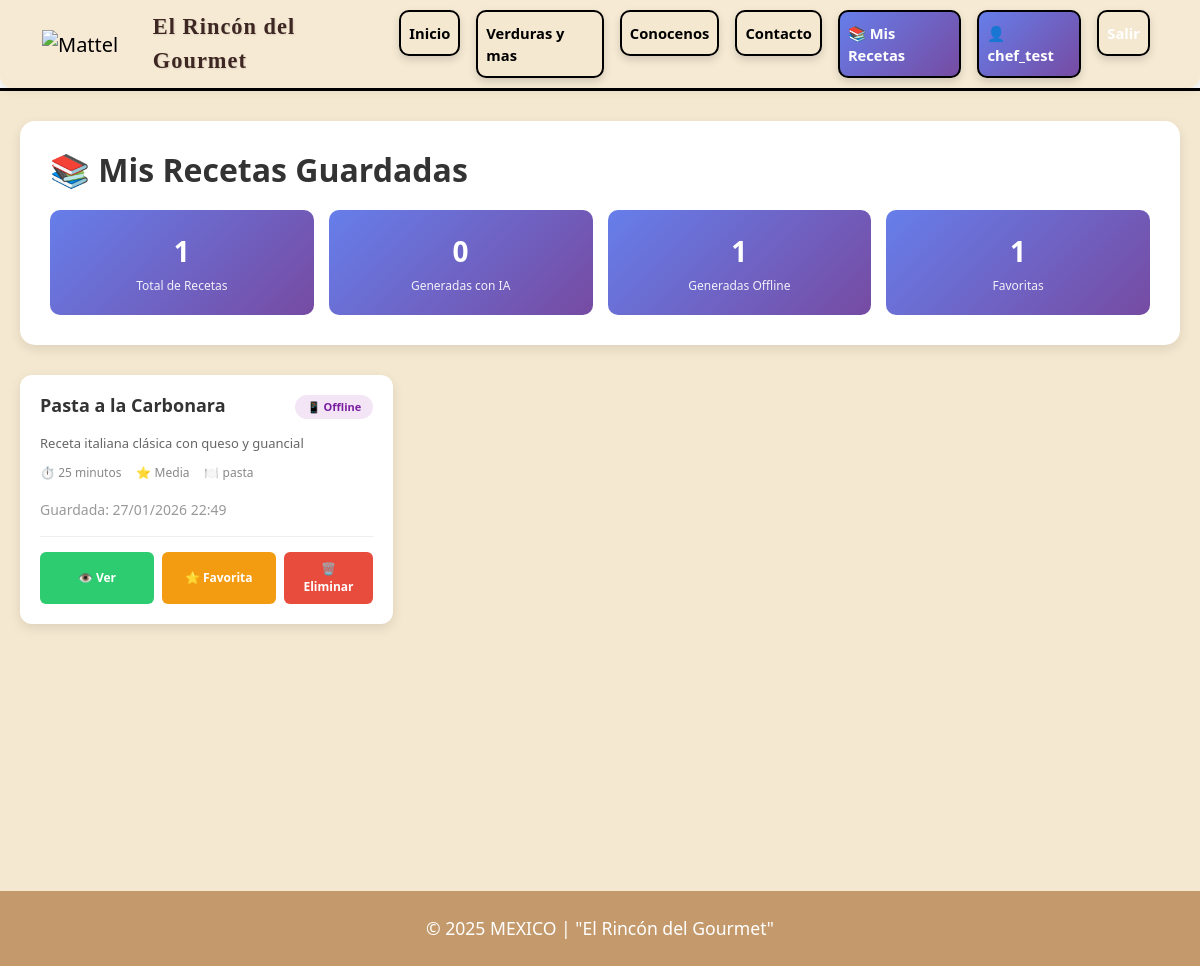
The page /mis-recetas/ (signed in) on the database its author committed.
### mattel/models.py (models this page shows, shortened)
class RecetaGuardada(models.Model):
    usuario = models.ForeignKey(User, on_delete=models.CASCADE, related_name='recetas_guardadas')
    nombre = models.CharField(max_length=200)
    descripcion = models.TextField()
    pasos = models.TextField()
    tiempo = models.CharField(max_length=50, default="30 minutos")
    dificultad = models.CharField(max_length=20, default="Fácil")
    tipo = models.CharField(max_length=50, default="ensalada")
    ingredientes = models.TextField(help_text="JSON con ingredientes utilizados")
    origen = models.CharField(
        max_length=10,
        choices=[
            ('ia', 'IA (Gemini)'),
            ('offline', 'Generada Offline'),
            ('bd', 'De Base de Datos'),
        ],
        default='offline'
    )
    fecha_guardada = models.DateTimeField(auto_now_add=True)
    actualizada = models.DateTimeField(auto_now=True)
    notas = models.TextField(blank=True, help_text="Notas personales sobre la receta")
    favorita = models.BooleanField(default=False)
    class Meta:
        ordering = ['-fecha_guardada']
        verbose_name_plural = "Recetas Guardadas"

### mattel/views.py (the view)
# urls.py: path('mis-recetas/', views.mis_recetas, name='mis_recetas'),
@login_required(login_url='iniciar_sesion')
def mis_recetas(request):
    recetas = RecetaGuardada.objects.filter(usuario=request.user)
    origen_filter = request.GET.get('origen', '')
    tipo_filter = request.GET.get('tipo', '')
    if origen_filter:
        recetas = recetas.filter(origen=origen_filter)
    if tipo_filter:
        recetas = recetas.filter(tipo=tipo_filter)
    stats = {
        'total': RecetaGuardada.objects.filter(usuario=request.user).count(),
        'ia': RecetaGuardada.objects.filter(usuario=request.user, origen='ia').count(),
        'offline': RecetaGuardada.objects.filter(usuario=request.user, origen='offline').count(),
        'favoritas': RecetaGuardada.objects.filter(usuario=request.user, favorita=True).count(),
    }
    context = {
        'recetas': recetas,
        'stats': stats,
        'origen_filter': origen_filter,
        'tipo_filter': tipo_filter,
    }
    return render(request, 'mattel/mis_recetas.html', context)

### mattel/advanced_security.py (called while the page is built)
    @staticmethod
    def add_security_headers(response):
        response['X-Frame-Options'] = 'DENY'
        response['X-Content-Type-Options'] = 'nosniff'
        response['X-XSS-Protection'] = '1; mode=block'
        response['Content-Security-Policy'] = (
            "default-src 'self'; "
            "script-src 'self' 'unsafe-inline' cdn.jsdelivr.net; "
            "style-src 'self' 'unsafe-inline' cdn.jsdelivr.net; "
            "img-src 'self' data:; "
            "font-src 'self' cdn.jsdelivr.net; "
            "connect-src 'self'; "
            "frame-ancestors 'none';"
        )
        response['Referrer-Policy'] = 'strict-origin-when-cross-origin'
        response['Permissions-Policy'] = (
            'geolocation=(), '
            'microphone=(), '
            'camera=(), '
            'payment=()'
        )
        return response

### mattel/templates/mattel/mis_recetas.html (shortened to what this page needs)
{% extends 'mattel/base.html' %}
{% load static %}
{% block app_content %}
<div class="mis-recetas-container">
    <div class="header-section">
        <h1 class="header-title">📚 Mis Recetas Guardadas</h1>
        <div class="stats-grid">
            <div class="stat-card">
                <div class="stat-number">{{ stats.total }}</div>
                <div class="stat-label">Total de Recetas</div>
            </div>
            <div class="stat-card">
                <div class="stat-number">{{ stats.ia }}</div>
                <div class="stat-label">Generadas con IA</div>
            </div>
            <div class="stat-card">
                <div class="stat-number">{{ stats.offline }}</div>
                <div class="stat-label">Generadas Offline</div>
            </div>
            <div class="stat-card">
                <div class="stat-number">{{ stats.favoritas }}</div>
                <div class="stat-label">Favoritas</div>
            </div>
        </div>
    </div>
    {% if recetas %}
        <div class="recetas-grid">
            {% for receta in recetas %}
                <div class="receta-card">
                    <div class="receta-header">
                        <h3 class="receta-titulo">{{ receta.nombre }}</h3>
                        <span class="origin-badge origin-{{ receta.origen }}">
                            {% if receta.origen == 'ia' %}🤖 IA{% elif receta.origen == 'offline' %}📱 Offline{% else %}📚 BD{% endif %}
                        </span>
                    </div>
                    <p class="receta-description">{{ receta.descripcion|truncatewords:15 }}</p>
                    <div class="receta-meta">
                        <div class="meta-item">⏱️ {{ receta.tiempo }}</div>
                        <div class="meta-item">⭐ {{ receta.dificultad }}</div>
                        <div class="meta-item">🍽️ {{ receta.tipo }}</div>
                    </div>
                    <small style="color: #999;">
                        Guardada: {{ receta.fecha_guardada|date:"d/m/Y H:i" }}
                    </small>
                    <div class="receta-actions">
                        <button class="btn-small btn-ver" onclick="verReceta({{ receta.id }})">👁️ Ver</button>
                        <button class="btn-small btn-favorita" onclick="marcarFavorita({{ receta.id }})">
                            {% if receta.favorita %}⭐{% else %}☆{% endif %} Favorita
                        </button>
                        <form method="POST" action="{% url 'eliminar_receta' receta.id %}" style="flex: 1;">
                            <button type="submit" class="btn-small btn-eliminar" onclick="return confirm('¿Eliminar esta receta?')">🗑️ Eliminar</button>
                        </form>
                    </div>
                </div>
            {% endfor %}
        </div>
    {% endif %}
</div>
{% endblock %}

### mattel/templates/mattel/base.html (shortened to what this page needs)
{% extends 'base.html' %}
{% load static %}
{% block content %}
<nav class="navbar navbar-expand-lg navbar-light shadow-sm navbar-custom">
  <div class="container">
    <a class="navbar-brand" href="{% url 'inicio' %}">
      <img src="{% static 'mattel/img/logoi.png' %}" alt="Mattel">
    </a>
    <span class="frase-gourmet d-none d-lg-block">
      El Rincón del Gourmet
    </span>
    <div class="collapse navbar-collapse" id="navmenu">
      <ul class="navbar-nav ms-auto">
        <li class="nav-item">
          <a class="nav-link text-black fw-semibold btn-custom" href="{% url 'inicio' %}">Inicio</a>
        </li>
        <li class="nav-item">
          <a class="nav-link text-black fw-semibold btn-custom" href="{% url 'productos' %}">Verduras y mas</a>
        </li>
        <li class="nav-item">
          <a class="nav-link text-black fw-semibold btn-custom" href="{% url 'distribuidor' %}">Conocenos</a>
        </li>
        <li class="nav-item">
          <a class="nav-link text-black fw-semibold btn-custom" href="{% url 'contacto' %}">Contacto</a>
        </li>
        {% if user.is_authenticated %}
        <li class="nav-item">
          <a class="nav-link text-black fw-semibold btn-custom" href="{% url 'mis_recetas' %}" style="background: linear-gradient(135deg, #667eea 0%, #764ba2 100%); color: white !important;">📚 Mis Recetas</a>
        </li>
        <li class="nav-item">
          <a class="nav-link text-black fw-semibold btn-custom" href="{% url 'perfil' %}" style="background: linear-gradient(135deg, #667eea 0%, #764ba2 100%); color: white !important;">👤 {{ user.username }}</a>
        </li>
        <li class="nav-item">
          <a class="nav-link text-black fw-semibold btn-custom" href="{% url 'cerrar_sesion' %}" style="background: #ff6b6b; color: white !important;">Salir</a>
        </li>
        {% endif %}
      </ul>
    </div>
  </div>
</nav>
<div class="navbar-separator" style="border-bottom: 3px solid #000000ff;"></div>
<div class="container-fluid p-0">
    {% block app_content %}{% endblock %}
</div>
<footer class="text-center text-white mt-0"
        style="padding-top: 1.5rem; padding-bottom: 1.5rem; font-size: 1.1rem; background-color: #c49a6c;">
  <p class="mb-0">© 2025 MEXICO  | "El Rincón del Gourmet"</p>
</footer>
{% endblock %}

### static/mattel/css/style.css (style rules this page uses)
:root { --mattel-red: #000000; --bg: #ffffffa6; }
body { background: var(--bg) !important; }
footer { background: var(--mattel-red); }

### mattel/templates/mattel/base.html (style rules this page uses)
.navbar-custom { background: rgba(245, 232, 208, 0.90) !important; backdrop-filter: blur(6px); -webkit-backdrop-filter: blur(6px); border: none !important; padding-top: 0.15rem !important; padding-bottom: 0.15rem !important; box-shadow: 0 4px 10px rgba(0,0,0,0.05) !important; border-radius: 0 0 12px 12px; font-size: 0.92rem !important; }
.navbar-separator { width: 100%; height: 3px; background-color: #000000aa; margin: 0; }
.navbar-brand img { height: 60px !important; width: auto !important; }
.btn-custom { background-color: #f5e8d0 !important; color: black !important; font-weight: bold; border: 2px solid black !important; border-radius: 10px; margin: 0.5rem; padding: 0.6rem 1.8rem; box-shadow: 0 4px 8px rgba(0,0,0,0.15); transition: all 0.3s ease; text-decoration: none !important; display: inline-block; }
.frase-gourmet { font-family: "Georgia", serif; font-weight: bold; font-size: 1.4rem; color: #3e2723; letter-spacing: 1px; margin-left: 20px; margin-right: auto; text-shadow: 1px 1px 2px rgba(0,0,0,0.10); }

### mattel/templates/mattel/mis_recetas.html (style rules this page uses)
.mis-recetas-container { background-color: #f5e8d0; min-height: 100vh; padding: 30px 20px; }
.header-section { max-width: 1200px; margin: 0 auto 30px; background: white; padding: 30px; border-radius: 15px; box-shadow: 0 4px 12px rgba(0,0,0,0.1); }
.header-title { color: #333; font-size: 32px; margin-bottom: 10px; font-weight: 700; }
.stats-grid { display: grid; grid-template-columns: repeat(auto-fit, minmax(150px, 1fr)); gap: 15px; margin-top: 20px; }
.stat-card { background: linear-gradient(135deg, #667eea 0%, #764ba2 100%); color: white; padding: 20px; border-radius: 10px; text-align: center; }
.stat-number { font-size: 28px; font-weight: 700; margin-bottom: 5px; }
.stat-label { font-size: 12px; opacity: 0.9; }
.recetas-grid { max-width: 1200px; margin: 0 auto; display: grid; grid-template-columns: repeat(auto-fill, minmax(300px, 1fr)); gap: 20px; }
.receta-card { background: white; border-radius: 12px; padding: 20px; box-shadow: 0 4px 12px rgba(0,0,0,0.1); transition: transform 0.2s, box-shadow 0.2s; position: relative; }
.receta-header { display: flex; justify-content: space-between; align-items: start; margin-bottom: 15px; }
.receta-titulo { font-size: 18px; font-weight: 700; color: #333; margin: 0; flex: 1; }
.origin-badge { display: inline-block; padding: 4px 12px; border-radius: 20px; font-size: 11px; font-weight: 600; white-space: nowrap; margin-left: 10px; }
.origin-offline { background-color: #f3e5f5; color: #7b1fa2; }
.receta-description { color: #666; font-size: 13px; margin-bottom: 12px; line-height: 1.4; }
.receta-meta { display: flex; gap: 15px; margin-bottom: 15px; font-size: 12px; color: #888; }
.meta-item { display: flex; align-items: center; gap: 5px; }
.receta-actions { display: flex; gap: 8px; margin-top: 15px; border-top: 1px solid #eee; padding-top: 15px; }
.btn-small { flex: 1; padding: 8px 12px; border: none; border-radius: 6px; font-size: 12px; font-weight: 600; cursor: pointer; transition: all 0.2s; text-align: center; }
.btn-ver { background-color: #2ecc71; color: white; }
.btn-favorita { background-color: #f39c12; color: white; }
.btn-eliminar { background-color: #e74c3c; color: white; }

### rows shown on the page
RecetaGuardada: nombre "Pasta a la Carbonara", origen "📱 Offline", descripcion "Receta italiana clásica con queso y guancial", tiempo "25 minutos", dificultad "Media", tipo "pasta", fecha_guardada "27/01/2026 22:49"

### other values the page prints
{{ user.username }} "chef_test"
{{ stats.total }} "1"
{{ stats.ia }} "0"
{{ stats.offline }} "1"
{{ stats.favoritas }} "1"
